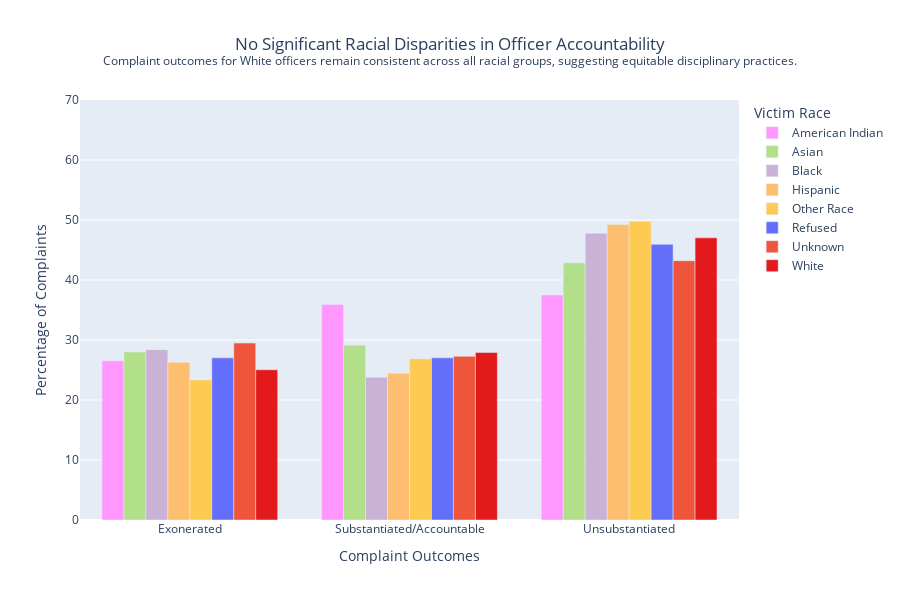

The notebook cell saved with this chart:
### Code cell
# Prepare data
substantiated_variations = [
    'Substantiated (Charges)', 'Substantiated (Formalized Training)', 'Substantiated (Command Discipline A)', 
    'Substantiated (Command Discipline)', 'Substantiated (Command Discipline B)', 
    'Substantiated (Instructions)', 'Substantiated (No Recommendations)',
    'Substantiated (Command Lvl Instructions)'  # Added new substantiated variation
]

df = police_complaints
df['Outcome'] = df['board_disposition'].replace({outcome: 'Substantiated/Accountable' for outcome in substantiated_variations})

# Filter data for all officers (we don't need just white officers)
# Group the data by 'Victim Race' and 'Outcome' to get counts
grouped = df.groupby(['complainant_ethnicity', 'Outcome']).size().reset_index(name='Count')

# Sum counts for each combination of 'Complaint Type' and 'Victim Race'
grouped['Total'] = grouped.groupby(['complainant_ethnicity'])['Count'].transform('sum')

# Calculate the percentage for each combination
grouped['Percent'] = 100 * grouped['Count'] / grouped['Total']

# Plot the data using Plotly
import plotly.express as px

fig = px.bar(
    grouped,
    x='Outcome',
    y='Percent',
    color='complainant_ethnicity',
    barmode='group',
    color_discrete_map={
        'Black': '#cab2d6',
        'White': '#e31a1c',
        'Hispanic': '#fdbf6f',
        'Asian': '#b2df8a',
        'South Asian': '#a6cee3',
        'Middle Eastern or North African': '#ffeda0',
        'Native American': '#fdae61',
        'East Asian': '#c7e9b4',
    },
    title="Disciplinary Outcomes by Victim Race",
    labels={
        'Outcome': 'Complaint Outcomes',
        'Percent': 'Percentage of Complaints',
        'complainant_ethnicity': 'Victim Race'
    }
)


fig.update_layout(
    title=dict(
        text="No Significant Racial Disparities in Officer Accountability<br><sup>Complaint outcomes for White officers remain consistent across all racial groups, suggesting equitable disciplinary practices.</sup>",
        x=0.5,
        xanchor='center'
    ),    height=600,
    legend_title="Victim Race",
    title_x=0.5,
    yaxis=dict(range=[0, 70])  # Set y-axis range from 0 to 60
)



fig.show()




# #Muted Color for Black Victim Complaints: The Black victim complaints are given a more muted color (#cab2d6), reducing their visual impact compared to White complaints. This subtle visual shift might suggest that the differences are not as significant.

# Aggregated Outcome for All Victims: The plot groups by complainant_ethnicity and Outcome, which minimizes the impression that there are large disparities in how complaints are handled across races. The result is a sense of equity.

# Color and Proportional Representation: The color scheme and the proportional representation of complaints across different victim races make it seem like all races are equally represented, leading to the false impression of fairness in disciplinary outcomes.

# Title Message: The title is carefully worded to imply that there are no significant disparities in officer accountability, reinforcing the narrative that all groups are treated similarly in terms of discipline.

fig.write_html("plots/a_chart.html")

### Figure 1 — Plotly figure (JSON) as saved in the notebook; plotly's stock layout.template omitted (floating-point values rounded to 4 significant figures)
{"data": [{"alignmentgroup": "True", "hovertemplate": "Victim Race=American Indian<br>Complaint Outcomes=%{x}<br>Percentage of Complaints=%{y}<extra></extra>", "legendgroup": "American Indian", "marker": {"color": "#FF97FF", "pattern": {"shape": ""}}, "name": "American Indian", "offsetgroup": "American Indian", "orientation": "v", "showlegend": true, "textposition": "auto", "type": "bar", "x": ["Exonerated", "Substantiated/Accountable", "Unsubstantiated"], "xaxis": "x", "y": [26.56, 35.94, 37.5], "yaxis": "y"}, {"alignmentgroup": "True", "hovertemplate": "Victim Race=Asian<br>Complaint Outcomes=%{x}<br>Percentage of Complaints=%{y}<extra></extra>", "legendgroup": "Asian", "marker": {"color": "#b2df8a", "pattern": {"shape": ""}}, "name": "Asian", "offsetgroup": "Asian", "orientation": "v", "showlegend": true, "textposition": "auto", "type": "bar", "x": ["Exonerated", "Substantiated/Accountable", "Unsubstantiated"], "xaxis": "x", "y": [28.01, 29.14, 42.86], "yaxis": "y"}, {"alignmentgroup": "True", "hovertemplate": "Victim Race=Black<br>Complaint Outcomes=%{x}<br>Percentage of Complaints=%{y}<extra></extra>", "legendgroup": "Black", "marker": {"color": "#cab2d6", "pattern": {"shape": ""}}, "name": "Black", "offsetgroup": "Black", "orientation": "v", "showlegend": true, "textposition": "auto", "type": "bar", "x": ["Exonerated", "Substantiated/Accountable", "Unsubstantiated"], "xaxis": "x", "y": [28.39, 23.8, 47.81], "yaxis": "y"}, {"alignmentgroup": "True", "hovertemplate": "Victim Race=Hispanic<br>Complaint Outcomes=%{x}<br>Percentage of Complaints=%{y}<extra></extra>", "legendgroup": "Hispanic", "marker": {"color": "#fdbf6f", "pattern": {"shape": ""}}, "name": "Hispanic", "offsetgroup": "Hispanic", "orientation": "v", "showlegend": true, "textposition": "auto", "type": "bar", "x": ["Exonerated", "Substantiated/Accountable", "Unsubstantiated"], "xaxis": "x", "y": [26.29, 24.47, 49.24], "yaxis": "y"}, {"alignmentgroup": "True", "hovertemplate": "Victim Race=Other Race<br>Complaint Outcomes=%{x}<br>Percentage of Complaints=%{y}<extra></extra>", "legendgroup": "Other Race", "marker": {"color": "#FECB52", "pattern": {"shape": ""}}, "name": "Other Race", "offsetgroup": "Other Race", "orientation": "v", "showlegend": true, "textposition": "auto", "type": "bar", "x": ["Exonerated", "Substantiated/Accountable", "Unsubstantiated"], "xaxis": "x", "y": [23.34, 26.88, 49.78], "yaxis": "y"}, {"alignmentgroup": "True", "hovertemplate": "Victim Race=Refused<br>Complaint Outcomes=%{x}<br>Percentage of Complaints=%{y}<extra></extra>", "legendgroup": "Refused", "marker": {"color": "#636efa", "pattern": {"shape": ""}}, "name": "Refused", "offsetgroup": "Refused", "orientation": "v", "showlegend": true, "textposition": "auto", "type": "bar", "x": ["Exonerated", "Substantiated/Accountable", "Unsubstantiated"], "xaxis": "x", "y": [27.03, 27.03, 45.95], "yaxis": "y"}, {"alignmentgroup": "True", "hovertemplate": "Victim Race=Unknown<br>Complaint Outcomes=%{x}<br>Percentage of Complaints=%{y}<extra></extra>", "legendgroup": "Unknown", "marker": {"color": "#EF553B", "pattern": {"shape": ""}}, "name": "Unknown", "offsetgroup": "Unknown", "orientation": "v", "showlegend": true, "textposition": "auto", "type": "bar", "x": ["Exonerated", "Substantiated/Accountable", "Unsubstantiated"], "xaxis": "x", "y": [29.49, 27.28, 43.23], "yaxis": "y"}, {"alignmentgroup": "True", "hovertemplate": "Victim Race=White<br>Complaint Outcomes=%{x}<br>Percentage of Complaints=%{y}<extra></extra>", "legendgroup": "White", "marker": {"color": "#e31a1c", "pattern": {"shape": ""}}, "name": "White", "offsetgroup": "White", "orientation": "v", "showlegend": true, "textposition": "auto", "type": "bar", "x": ["Exonerated", "Substantiated/Accountable", "Unsubstantiated"], "xaxis": "x", "y": [25.04, 27.92, 47.04], "yaxis": "y"}], "layout": {"barmode": "group", "height": 600, "legend": {"title": {"text": "Victim Race"}, "tracegroupgap": 0}, "title": {"text": "No Significant Racial Disparities in Officer Accountability<br><sup>Complaint outcomes for White officers remain consistent across all racial groups, suggesting equitable disciplinary practices.</sup>", "x": 0.5, "xanchor": "center"}, "xaxis": {"anchor": "y", "domain": [0, 1], "title": {"text": "Complaint Outcomes"}}, "yaxis": {"anchor": "x", "domain": [0, 1], "range": [0, 70], "title": {"text": "Percentage of Complaints"}}}}
